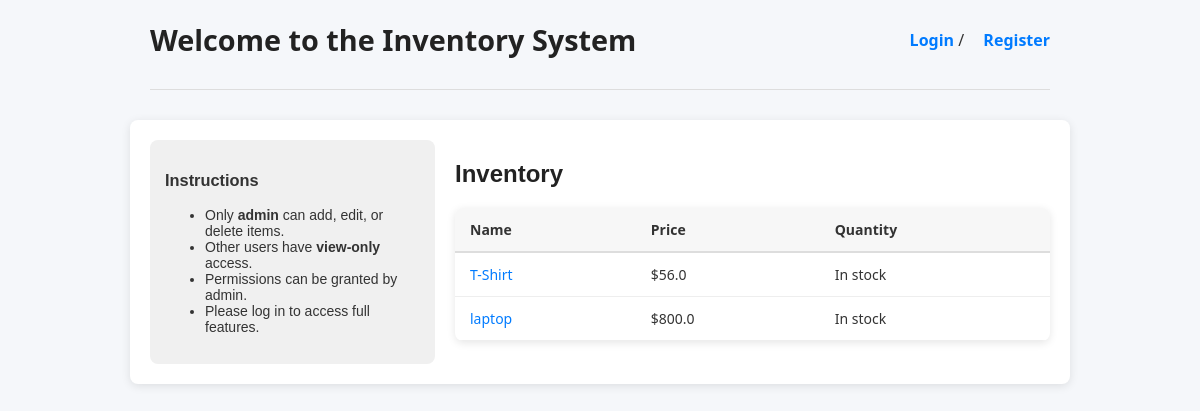
The page / on the database its author committed.
### model.py (models this page shows)
class Item(Base):
    __tablename__ = "items"
    id = Column(Integer, primary_key=True, index=True)
    name = Column(String, index=True)
    description = Column(String, nullable=True)
    price = Column(Float)
    quantity = Column(Integer)

### main.py (the view)
@app.get("/", response_class=HTMLResponse)
def home_ui(request: Request, db: Session = Depends(get_db)):
    username = request.cookies.get("user")
    user = db.query(model.User).filter(model.User.username == username).first()
    items = db.query(model.Item).all()
    return templates.TemplateResponse("items.html", {"request": request, "items": items, "user": user})

### templates/items.html (shortened to what this page needs)
{% extends "main.html" %}
{% block content %}
<div class="layout">
  <div class="instructions">
    <h3>Instructions</h3>
    <ul>
      <li>Only <strong>admin</strong> can add, edit, or delete items.</li>
      <li>Other users have <strong>view-only</strong> access.</li>
      <li>Permissions can be granted by admin.</li>
      <li>Please log in to access full features.</li>
    </ul>
  </div>
  <div class="inventory-section">
    <h2>Inventory</h2>
    <table>
      <thead>
        <tr>
          <th>Name</th>
          <th>Price</th>
          <th>Quantity</th>
        </tr>
      </thead>
      <tbody>
        {% for item in items %}
        <tr>
          <td><a href="/item/{{ item.id }}">{{ item.name }}</a></td>
          <td>${{ item.price }}</td>
          <td>
            {% if item.quantity < 5 and item.quantity > 0 %}
              <span style="color: red;">⚠️ Low Stock</span>
            {% elif item.quantity == 0 %}
              <span style="color: red;">❌ Out of Stock</span>
            {% else %}
              <span>In stock</span>
            {% endif %}
          </td>
        </tr>
        {% endfor %}
      </tbody>
    </table>
  </div>
</div>
{% endblock %}

### templates/main.html (style rules this page uses)
body { font-family: 'Segoe UI', Tahoma, Geneva, Verdana, sans-serif; background-color: #f5f7fa; color: #333; margin: 0; padding: 20px; }

### templates/items.html (style rules this page uses)
h2 { color: #222; margin-bottom: 20px; font-family: Arial, sans-serif; }
.layout { display: flex; gap: 20px; }
.instructions { width: 30%; background-color: #f0f0f0; padding: 15px; border-radius: 8px; font-family: Arial, sans-serif; font-size: 14px; color: #333; }
.inventory-section { width: 70%; }
table { width: 100%; border-collapse: collapse; background-color: #fff; border-radius: 8px; overflow: hidden; box-shadow: 0 2px 8px rgba(0, 0, 0, 0.1); }
thead tr { background-color: #f7f7f7; border-bottom: 2px solid #ddd; }
th, td { text-align: left; padding: 12px 15px; border-bottom: 1px solid #eee; font-size: 14px; }
a { color: #007bff; text-decoration: none; transition: color 0.3s ease; }

### rows shown on the page
Item: name "T-Shirt", price "56.0", quantity "In stock"
Item: name "laptop", price "800.0", quantity "In stock"
